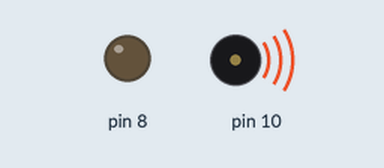
Bench run of a sketch on a simulated Arduino Uno, built with avr-gcc and run on an emulated ATmega328P. On the bench: output pins drawn as LEDs (lit = HIGH), buzzer (waves = sounding).

Above: at 0.6 s.
Timing chart, 0 to 22.8 s (numbered marks = the images above):
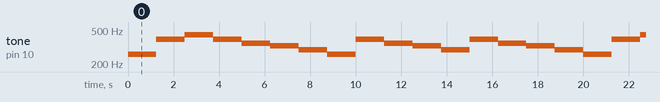

The sketch:

POINT1.ino
```cpp
#define NOTE_C3 131
#define NOTE_CS3 139
#define NOTE_D3 147
#define NOTE_DS3 156
#define NOTE_E3 165
#define NOTE_F3 175
#define NOTE_FS3 185
#define NOTE_G3 196
#define NOTE_GS3 208
#define NOTE_A3 220
#define NOTE_AS3 233
#define NOTE_B3 247
#define NOTE_C4 262
#define NOTE_CS4 277
#define NOTE_D4 294
#define NOTE_DS4 311
#define NOTE_E4 330
#define NOTE_F4 349
#define NOTE_FS4 370
#define NOTE_G4 392
#define NOTE_GS4 415
#define NOTE_A4 440
#define NOTE_AS4 466
#define NOTE_B4 494
#define WHOLE 1 //全分符
#define HALF 0.5 //半分符
#define QUARTER 0.25
#define EIGHTH 0.125
#define SIXTEENTH 0.0625

int tune[] = { 261,261,392,
392,440,440,392,
349,349,329,329,
294,294,261,392,
392,349,349,329,
329,294,392,392,349,349,329,
329,294,261,261,392,
392,440,440,392,
349,349,329,329,
294,294,261};
float duration[] = { QUARTER,
QUARTER,QUARTER,QUARTER,QUARTER,QUARTER,
HALF, QUARTER,QUARTER,QUARTER,QUARTER,QUARTER,QUARTER,
HALF,QUARTER,QUARTER,QUARTER,QUARTER,QUARTER,QUARTER,
HALF,QUARTER,QUARTER,QUARTER,QUARTER,QUARTER,QUARTER,
HALF,QUARTER,QUARTER,QUARTER,QUARTER,QUARTER,QUARTER,
HALF,QUARTER,QUARTER,QUARTER,QUARTER,QUARTER,QUARTER,
HALF
};
int length;

void setup()
{
  pinMode(8, OUTPUT);
  length = sizeof(tune) /
  sizeof(tune[0]);
}
void loop()
{
  for (int x=0; x<length; x++)
  {
    tone(10, tune[x]);
    delay(2500 *duration[x]);
    noTone(10);
  }
  delay(5000);
}
```

Measured:
- by itself, tone on pin 10: plays 261 Hz for 1.3 s, 392 Hz for 1.3 s, 440 Hz for 1.3 s, 392 Hz for 1.3 s, 349 Hz for 1.3 s, 329 Hz for 1.3 s … (92 notes in this stretch)
